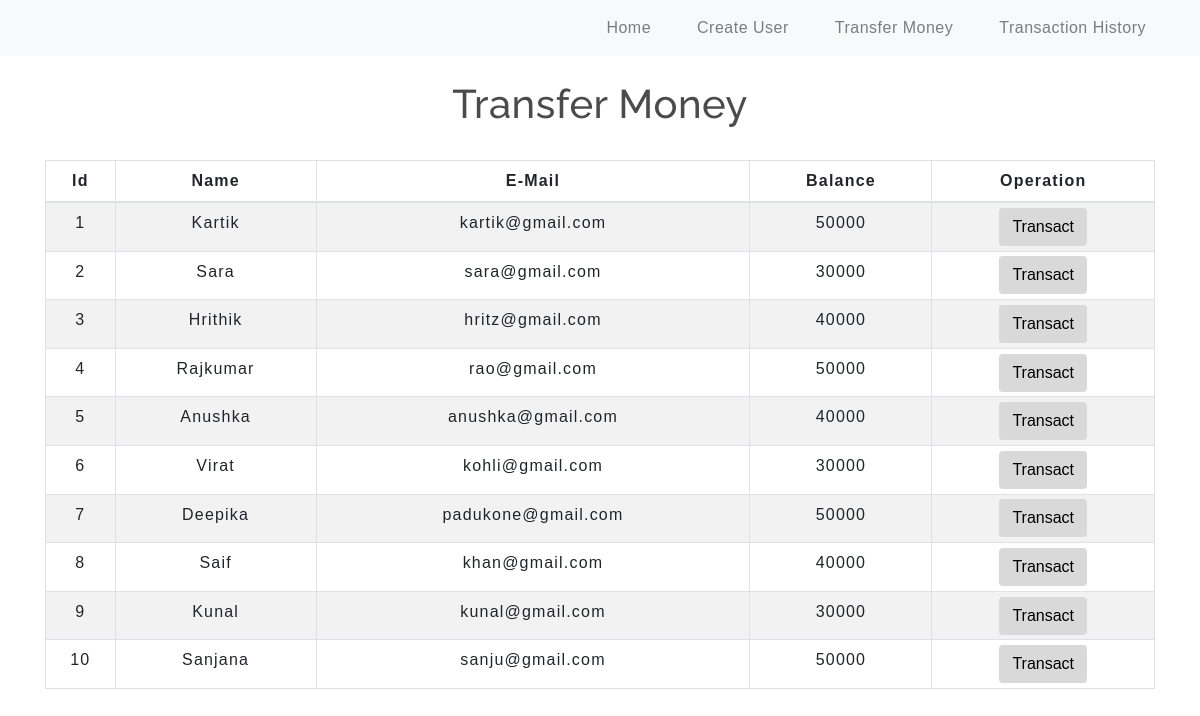
The app's page /transfermoney.php with its own data.
### tables this page shows
CREATE TABLE `user` (
  `id` int(3) NOT NULL  AUTO_INCREMENT PRIMARY key,
  `name` text NOT NULL,
  `email` varchar(30) NOT NULL,
  `balance` int(8) NOT NULL
);

### transfermoney.php (the view, shortened to what this page needs)
<!DOCTYPE html>
<html lang="en">
<head>
    <link rel="stylesheet" href="https://maxcdn.bootstrapcdn.com/bootstrap/4.0.0/css/bootstrap.min.css">
    <link rel="stylesheet" type="text/css" href="css/table.css">
    <link rel="stylesheet" type="text/css" href="css/navbar.css">
</head>
<body>
<?php
    include 'config.php';
    $sql = "SELECT * FROM user";
    $result = mysqli_query($conn,$sql);
?>
<?php
  include 'navbar.php';
?>
<div class="container">
        <h2 class="text-center pt-4">Transfer Money</h2>
        <br>
            <div class="row">
                <div class="col">
                    <div class="table-responsive-sm">
                    <table class="table table-hover table-sm table-striped table-condensed table-bordered">
                        <thead>
                            <tr>
                            <th scope="col" class="text-center py-2">Id</th>
                            <th scope="col" class="text-center py-2">Name</th>
                            <th scope="col" class="text-center py-2">E-Mail</th>
                            <th scope="col" class="text-center py-2">Balance</th>
                            <th scope="col" class="text-center py-2">Operation</th>
                            </tr>
                        </thead>
                        <tbody>
                <?php
                    while($rows=mysqli_fetch_assoc($result)){
                ?>
                    <tr>
                        <td class="py-2"><?php echo $rows['id'] ?></td>
                        <td class="py-2"><?php echo $rows['name']?></td>
                        <td class="py-2"><?php echo $rows['email']?></td>
                        <td class="py-2"><?php echo $rows['balance']?></td>
                        <td><a href="selecteduserdetail.php?id= <?php echo $rows['id'] ;?>"> <button type="button" class="btn">Transact</button></a></td>
                    </tr>
                <?php
                    }
                ?>
                        </tbody>
                    </table>
                    </div>
                </div>
            </div>
         </div>
</body>
</html>

### navbar.php (shortened to what this page needs)
<nav class="navbar navbar-expand-md navbar-light bg-light">
<div class="collapse navbar-collapse" id="collapsibleNavbar">
      <ul class="navbar-nav ml-auto">
        <li class="nav-item">
          <a class="nav-link" href="index.php">Home</a>
        </li>
        <li class="nav-item">
          <a class="nav-link" href="createuser.php">Create User</a>
        </li>
        <li class="nav-item">
          <a class="nav-link" href="transfermoney.php">Transfer Money</a>
        </li>
        <li class="nav-item">
          <a class="nav-link" href="transactionhistory.php">Transaction History</a>
        </li>
    </div>
 </nav>

### css/table.css (style rules this page uses)
* { padding: 10; margin: 10; box-sizing: border-box; font-family: sans-serif; }
h2 { font-size: 40px; }
table { letter-spacing: 1.2px; }
td { text-align: center; }
button { border:none; background: #d9d9d9; transition: 1s; }

### css/navbar.css (style rules this page uses)
.nav-link { margin-right: 30px; color:#2F363F; letter-spacing: 0.5px; transition: 0.5s; }
h2 { color: #4C4B4B; letter-spacing: 0.5px; font-family: raleway; }

### transfermoney.php (style rules this page uses)
button { transition: 1.5s; }

### records on screen
user: id "1", name "Kartik", email "kartik@gmail.com", balance "50000"
user: id "2", name "Sara", email "sara@gmail.com", balance "30000"
user: id "3", name "Hrithik", email "hritz@gmail.com", balance "40000"
user: id "4", name "Rajkumar", email "rao@gmail.com", balance "50000"
user: id "5", name "Anushka", email "anushka@gmail.com", balance "40000"
user: id "6", name "Virat", email "kohli@gmail.com", balance "30000"
user: id "7", name "Deepika", email "padukone@gmail.com", balance "50000"
user: id "8", name "Saif", email "khan@gmail.com", balance "40000"
user: id "9", name "Kunal", email "kunal@gmail.com", balance "30000"
user: id "10", name "Sanjana", email "sanju@gmail.com", balance "50000"
